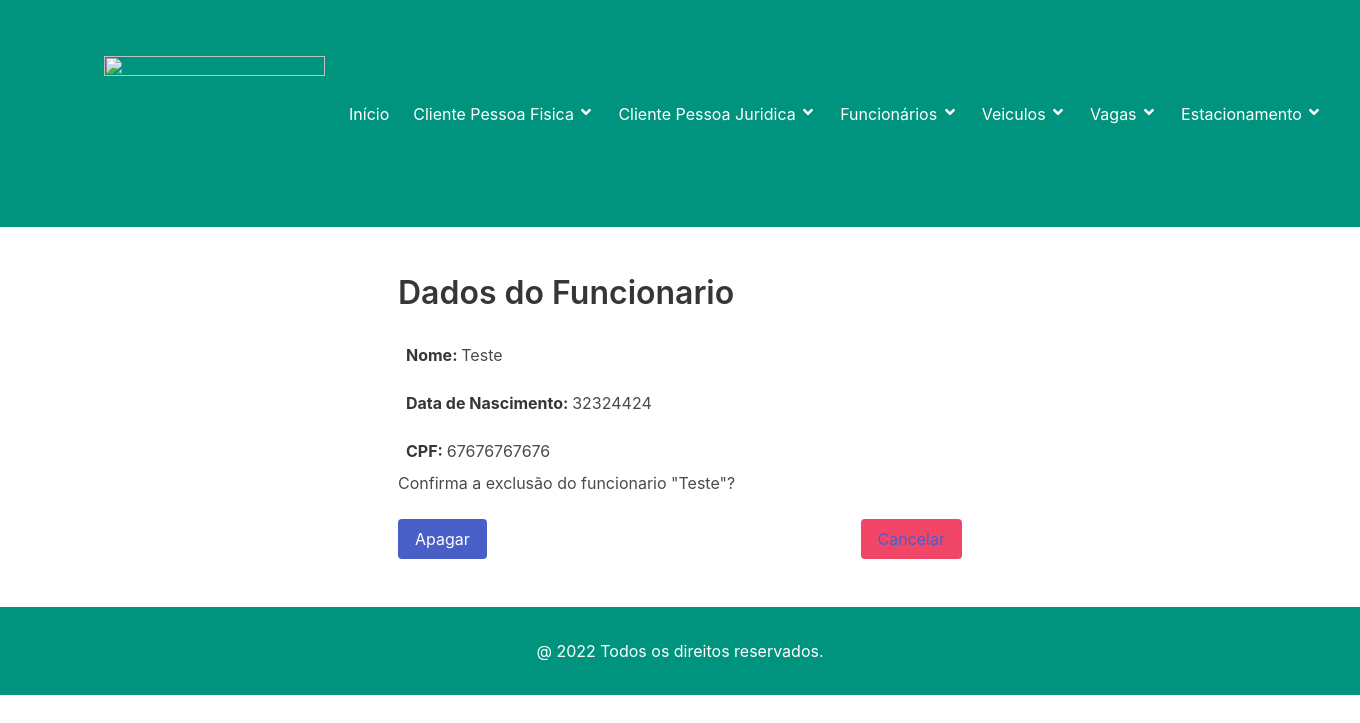
The app's page /3/funcionario/apagar/ with its own data.
### home/models.py (models this page shows, shortened)
class Pessoa(models.Model):
    nome = models.CharField('Nome', max_length=50, help_text='Nome completo')
    datanascimento = models.CharField('Data de Nascimento', max_length=8, help_text='Data de nascimento')
    foto = StdImageField('Foto', upload_to='pessoas', variations={'thumbnail': {'width': 100, 'height': 100,
                                                                                'crop': True}}, delete_orphans=True,
                         null=True, blank=True)
    class Meta:
        verbose_name = "Pessoa"

### funcionario/models.py (models this page shows)
class Funcionario(Pessoa):
    cpf = models.CharField('CPF', max_length=11, help_text='Número do CPF')
    class Meta:
        verbose_name = 'Funcionário'
        verbose_name_plural = 'Funcionários'
        ordering = ['nome', ]
    def __str__(self):
        return super().nome

### funcionario/views.py (the view)
# urls.py: path('<int:pk>/funcionario/apagar/', FuncionarioDeleteView.as_view(), name='funcionario_apagar'),
class FuncionarioDeleteView(SuccessMessageMixin, DeleteView):
    model = Funcionario
    template_name = 'funcionario_apagar.html'
    success_url = reverse_lazy('funcionarios')
    success_message = 'Funcionario excluído com sucesso!'

### funcionario/templates/funcionario_apagar.html (shortened to what this page needs)
{% extends 'base.html' %}
{% block content %}
<section class="section">
    <div class="container">
        <div class="columns is-mobile">
            <div class="column is-half is-offset-one-quarter">
                <h3 class="title is-size-3">Dados do Funcionario</h3>
                <p class="p-2 mt-2"><strong>Nome: </strong> {{ object.nome }} </p>
                <p class="p-2 mt-2"><strong>Data de Nascimento: </strong> {{ object.datanascimento }} </p>
                  <p class="p-2 mt-2"><strong>CPF: </strong> {{ object.cpf }} </p>
                    <p> Confirma a exclusão do funcionario "{{ object }}"? </p>
                    <br/>
                    <button class="button is-link is-primary" type="submit">Apagar</button>
                    <button class="button is-danger is-pulled-right" type="reset">
                        <a href="{% url 'funcionarios' %}">Cancelar</a>
                    </button>
            </div>
            </div>
        </div>
</section>
{% endblock %}

### records on screen
Pessoa: nome "Teste", datanascimento "32324424"
Funcionario: cpf "67676767676"
